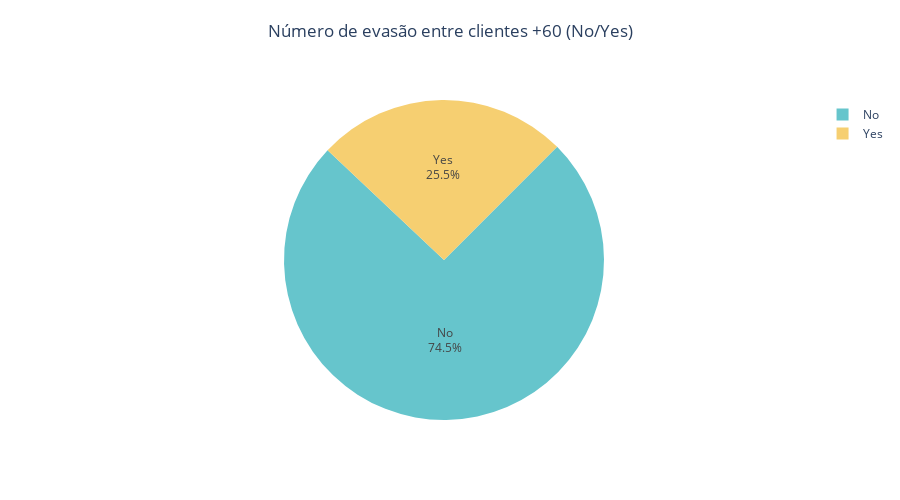

The cell this chart's notebook holds for it:
### Markdown cell above
# **Evasão por idade**

### Code cell
df_senior = df[['Churn', 'customer.SeniorCitizen']].value_counts().reset_index()
df_senior_yes = df_senior.query('Churn == "Yes"')
fig = px.pie(df_senior_yes, values='count', names='customer.SeniorCitizen', title='Número de evasão entre clientes +60 (No/Yes)', color='customer.SeniorCitizen', color_discrete_sequence=px.colors.qualitative.Pastel)
fig.update_layout(
    width = 900,
    height= 500,
    title={
        'text': 'Número de evasão entre clientes +60 (No/Yes)',
        'y':0.95,                     
        'x':0.5,                        
        'xanchor': 'center',            
        'yanchor': 'top'  
    })

fig.update_traces(textposition='inside', textinfo='percent+label', rotation=45, hovertemplate="<b>%{label}</b><br>Total: %{value}<br>Porcentagem: %{percent}")
fig.show()

### Figure 1 — Plotly figure (JSON) as saved in the notebook; plotly's stock layout.template omitted (floating-point values rounded to 4 significant figures)
{"data": [{"customdata": [["No"], ["Yes"]], "domain": {"x": [0, 1], "y": [0, 1]}, "hovertemplate": "<b>%{label}</b><br>Total: %{value}<br>Porcentagem: %{percent}", "labels": ["No", "Yes"], "legendgroup": "", "marker": {"colors": ["rgb(102, 197, 204)", "rgb(246, 207, 113)"]}, "name": "", "rotation": 45, "showlegend": true, "textinfo": "percent+label", "textposition": "inside", "type": "pie", "values": [1393, 476]}], "layout": {"height": 500, "legend": {"tracegroupgap": 0}, "piecolorway": ["rgb(102, 197, 204)", "rgb(246, 207, 113)", "rgb(248, 156, 116)", "rgb(220, 176, 242)", "rgb(135, 197, 95)", "rgb(158, 185, 243)", "rgb(254, 136, 177)", "rgb(201, 219, 116)", "rgb(139, 224, 164)", "rgb(180, 151, 231)", "rgb(179, 179, 179)"], "title": {"text": "Número de evasão entre clientes +60 (No/Yes)", "x": 0.5, "xanchor": "center", "y": 0.95, "yanchor": "top"}, "width": 900}}
